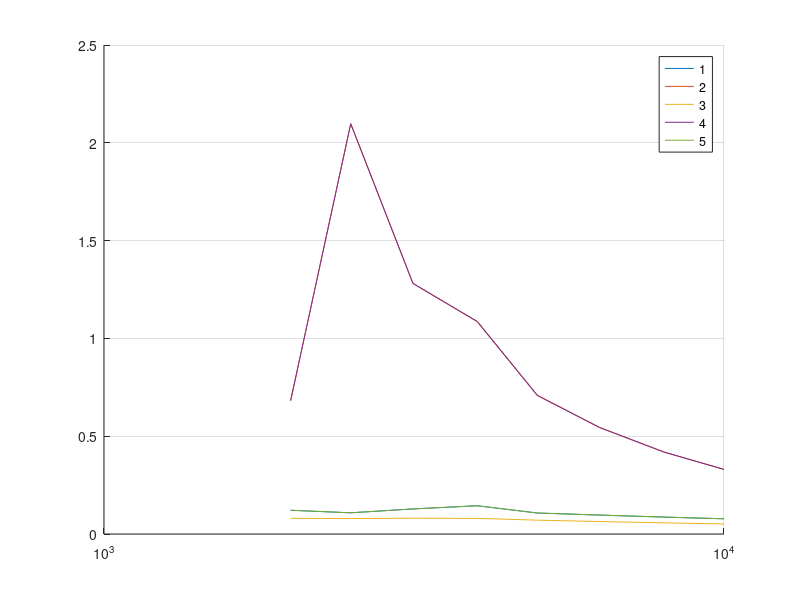
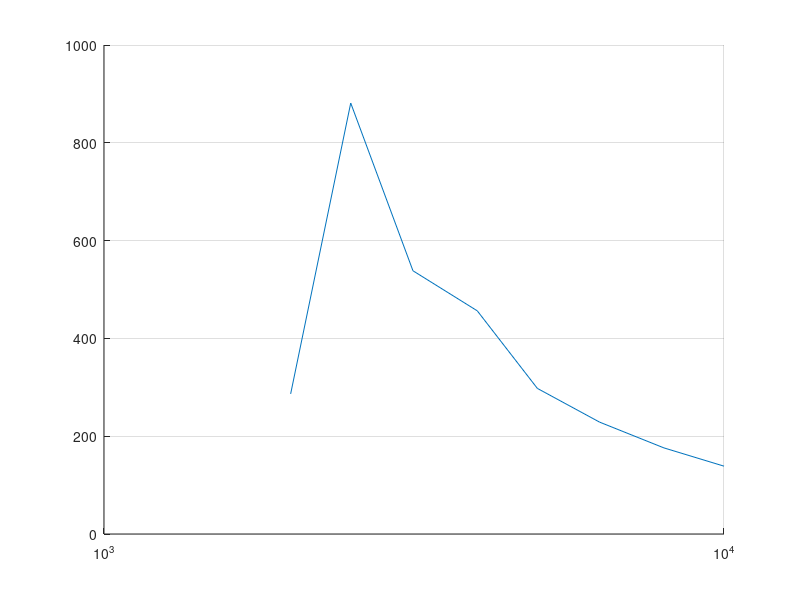
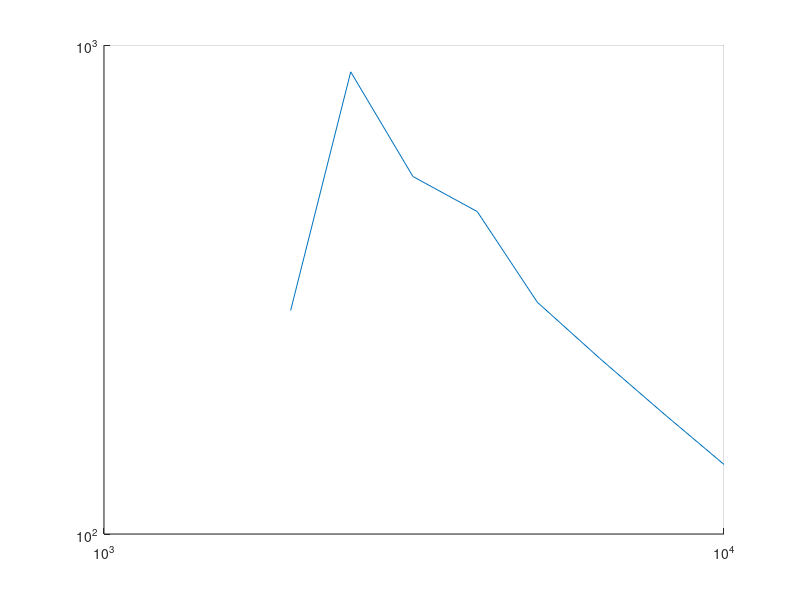

Here is the MATLAB script that generated these plots, in order:
%%________________________________________________________________________%
%%%%%%%%%%%%%%%%%%%%%%%%%%%%%%%%%%%%%%%%%%%%%%%%%%%%%%%%%%%%%%%%%%%%%%%%%%%
%%%%    HIGH FREQUENCY ANALYSIS (Statistical Energy Analysis Method (SEA) )    %%%%
%%%%%%%%%%%%%%%%%%%%%%%%%%%%%%%%%%%%%%%%%%%%%%%%%%%%%%%%%%%%%%%%%%%%%%%%%%%
% Author: Diego Mataix Caballero
%%________________________________________________________________________%

clc; clear all, close all;
%% Datos

% PLACAS
rho_AL = 2700; % kg/m3
L_1 = 1;  % m
L_2 = 1.25; % m
t = 0.005; % m
v_AL= 0.3;
A = L_1 * L_2;
P = 2*L_1 + 2*L_2;
E = 70e9;
M = A*t*rho_AL;
m= M/A;

%AIRE
rho_air = 1.225; % kg/m3
c_0 = 343; %m/sç
h=0.05; % Distancia entre paneles
Lprima = 2*P+4*h;
Aprima = 2*A + 2*(L_1*h) + 2*(L_2*h);
V = A*h;

% Bandas de tercios de octava
f_vector = [16,20,25,31.5,40,50,63,80,100,125,160,200,250,315,400,500,630,800,1000,1250,1600,2000,2500,3150,4000,5000,6300,8000,10000]; % centro de octava (frecuencia central de la banda de octava)
f_range  = [(17.8-14.1),(22.4-17.8), (28.2-22.4), (35.5-28.2), (44.7-35.5), (56.2-44.7), (70.8-56.2), (89.1-70.8), (112-89.1), (141-112), (178-141), ...
            (224-178), (282-224), (355-282), (447-355), (562-447), (708-562), (891-708), (1122-891), (1413-1122), (1778-1413),...
            (2239-1778),(2818-2239),(3548-2818),(4467-3548),(5623-4467),(7079-5623),(8913-7079),(11220-8913)];

omega = f_vector*2*pi;

% Vectores de potencias externas
Pot_1 = zeros(1,length(f_vector));
Pot_2 = zeros(1,length(f_vector));
Pot_3 = zeros(1,length(f_vector));

Pot_1(1:19) = 10;
Pot_1(20:25)= [20, 35, 50, 80, 100, 150];
Pot_1(26:29) = 100;

Pot_2(1:19) = 4.35;
Pot_2(20:25)= [8.70, 15.20, 21.74, 36.96,39.13, 45.65];
Pot_2(26:29) = 43.47;

Pot_3 = Pot_1;

%% APARTADO 1

% Calculo de la Rigidez de las PLACAS
D = (E*t^3)/(12*(1-v_AL^2));

% Densidad modal del panel
np = (A/(4*pi))*sqrt(rho_AL*t/D);
np_modos = np*f_range;

% Densidad modal del aire
for ii = 1: length(omega)
    na(ii) = ( V / (pi*c_0) ) * ((omega(ii)) / c_0)^2 + (Aprima / (4*c_0)) * ((omega(ii)) / c_0) +  (Lprima / (8*c_0));
end

na_modos = f_range .* na;

% frecuencia crítica de la placa (fc)
fc = (c_0^2/(2*pi))*sqrt(m/D);
lambda = sqrt(f_vector/fc);

% frecuencia del primer modo superficial de la placa (f11)
f11 = (c_0^2/(4*fc)) * ((1/(L_1^2))+(1/(L_2^2)));


% Calculo de la eficiencia de la radiacion
for ii = 1:length(f_vector)
if f11 <= fc/2
    if f_vector(ii) < f11
        sigma(ii) = 4*A^2*(f_vector(ii)/c_0)^2 ;
    elseif f_vector(ii) < (fc/2)
        sigma(ii) = ((c_0*P)/(A*fc)) * ((1-lambda(ii)^2)*log((1+lambda(ii))/(1-lambda(ii))) + 2*lambda(ii)) / ((4*pi^2)*(1-lambda(ii)^2)^(3/2)) ...
                + 2 * ((2*c_0)/(fc*pi^2))^2 * ((1-2*lambda(ii)^2) / (A*lambda(ii)*sqrt(1-lambda(ii)^2)));
    elseif f_vector(ii) < fc
        sigma(ii) =((c_0*P)/(A*fc)) * ((1-lambda(ii)^2)*log((1+lambda(ii))/(1-lambda(ii))) + 2*lambda(ii)) / ((4*pi^2)*(1-lambda(ii)^2)^(3/2));
    else
        sigma(ii) = 1 / (sqrt(1-(fc/f_vector(ii))));
    end
elseif  f11 > fc/2
    if f_vector(ii) < fc
        sigma(ii) = 4*A^2*(f_vector(ii)/c_0)^2 ;
    else
        sigma(ii) = 1 / (sqrt(1-(fc/f_vector(ii))));
    end
end
end

%%
% Esto va a ser un bucle en frecuencias
for ii = 1:length(f_vector)
    n_pa(ii) = (A*rho_air*c_0*sigma(ii))/(M*omega(ii));
end

for ii = 1:length(f_vector)
    n_ap(ii) = (np/na(ii)) * n_pa(ii);
end
% %  % %
% figure()
% plot(f_vector, n_pa)
% hold on
% plot(f_vector, n_ap)
%
% figure()
% loglog(f_vector, n_pa)
% hold on
% loglog(f_vector, n_ap)

%% APARTADO 2
% SISTEMA DE ECUACIONES MATLAB
% subsystem1 = panel; % subsystem2 = aire; % subsystem3 = panel
% subsystem4 = aire; % subsystem5 = panel

n_pd = 0.015;
n_ad = 0.01;

%esta
for i = 22:length(f_range)
Pot_Matrix = [Pot_1(i), 0, Pot_2(i), 0, Pot_3(i)];
n_Matrix = [n_pa(i)+n_pd, -n_ap(i), 0, 0, 0;...
            -n_pa(i), n_ap(i)+n_ad, -n_pa(i), 0, 0;...
            0, -n_ap(i), n_pa(i)+n_pd, -n_ap(i), 0;...
            0, 0, -n_pa(i), n_ap(i)+n_ad, -n_pa(i);...
            0, 0, 0, -n_ap(i), n_pa(i)+n_pd];

B = omega(i).*n_Matrix;
X = linsolve(B,Pot_Matrix');
E_sols (:, i-21) = X;
end

% Velocidad media
M_vector = [M,V*rho_air,M,V*rho_air,M];
v=zeros(size(E_sols));
for ii =1:length(E_sols)
v(:,ii) = sqrt(E_sols(:,ii)./M_vector');
end

for ii =1:length(E_sols)
P_rms(ii) = sqrt(E_sols(2, ii)*rho_air*c_0^2 / V);
end

figure(); hold on;
for i = 1:length(n_Matrix)
plot(f_vector(22:end),v(i,:))
end
grid on;
legend('1','2','3','4','5')
set(gca, 'XScale', 'log')

figure(); hold on;
plot(f_vector(22:end),P_rms)
grid on;
set(gca, 'XScale', 'log')

figure(); hold on;
plot(f_vector(22:end),P_rms)
grid on;
set(gca, 'XScale', 'log')
set(gca, 'YScale', 'log')

% for i = 1 : length(f_vector)
% syms E_Matrix [5,1]
% Pot_Matrix = [Pot_1(i), 0, Pot_2(i), 0, Pot_3(i)];
% n_Matrix = [n_pa(i)+n_pd, -n_ap(i), 0, 0, 0;...
%             -n_pa(i), n_ap(i)+n_ad, -n_pa(i), 0, 0;...
%             0, -n_ap(i), n_pa(i)+n_pd, -n_ap(i), 0;...
%             0, 0, -n_pa(i), n_ap(i)+n_ad, -n_pa(i);...
%             0, 0, 0, -n_ap(i), n_pa(i)+n_pd];
% eqns = Pot_Matrix == omega(i).*n_Matrix*E_Matrix;
% S(:,i)= solve(eqns, [E_Matrix])
% En(:,i) = double(S.E_Matrix)
% end
%
% for i = 1 : length(f_vector)
% Pot_Matrix = [Pot_1(i), 0, Pot_2(i), 0, Pot_3(i)];
% syms E1_sym E2_sym E3_sym E4_sym E5_sym
%     eq1 = omega(i)*n_pa(i)*E1_sym - omega(i)*n_ap(i)*E2_sym == Pot_1(i);
%     eq2 = - omega(i)*n_pa(i)*E1_sym + omega(i)*n_ap(i)*E2_sym - n_pa(i)*omega(i)*E3_sym == 0;
%     eq3 = - omega(i)*n_ap(i)*E2_sym + omega(i)*n_pa(i)*E3_sym - n_ap(i)*omega(i)*E4_sym == Pot_2(i);
%     eq4 = - omega(i)*n_pa(i)*E3_sym + omega(i)*n_ap(i)*E4_sym - n_pa(i)*omega(i)*E5_sym == 0;
%     eq5 = - omega(i)*n_ap(i)*E4_sym + omega(i)*n_pa(i)*E5_sym == Pot_3(i);
% eqns = [eq1, eq2, eq3, eq4, eq5];
% assume(E1_sym>=0)
% assume(E2_sym>=0)
% % assume(E3_sym>=0)
% % assume(E4_sym>=0)
% % assume(E5_sym>=0)
% S = solve(eqns,[E1_sym E2_sym E3_sym E4_sym E5_sym]);
% E1(i) = double(S.E1_sym);
% E2(i) = double(S.E2_sym);
% E3(i) = double(S.E3_sym);
% E4(i) = double(S.E4_sym);
% E5(i) = double(S.E5_sym);
% end
% Energy = [E1;E2;E3;E4;E5];
